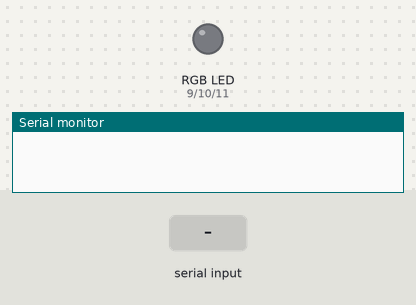
The sketch below on a simulated Arduino Uno, built with avr-gcc and run on an emulated ATmega328P. On the bench: an RGB LED mixed from three pins (HIGH = lit), the last lines printed to the serial monitor. Inputs (shaded band) come from the test bench.

Above: at 1.2 s.
1.3 s: "4\n" received over Serial
4.3 s: "1\n" received over Serial
At 7.0 s:
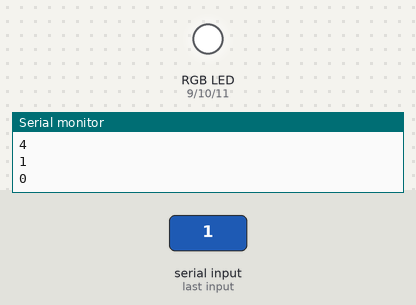
7.3 s: "2\n" received over Serial
At 8.1 s:
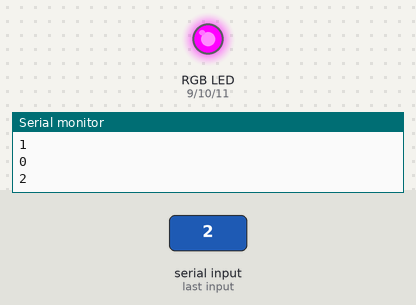
9.8 s: "3\n" received over Serial
At 10.6 s:
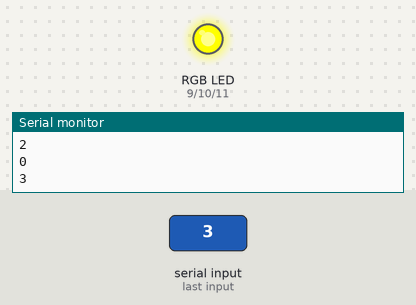
Timing chart, 0 to 12.8 s (numbered marks = the images above; inputs shaded):
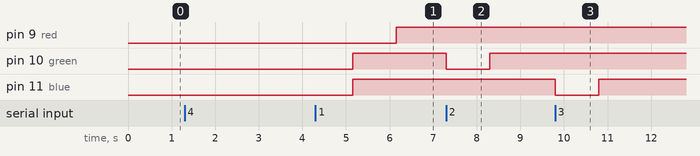

The sketch:

led_online.ino
```cpp
int red = 9;
int green = 10;
int blue = 11;
int mode = 0;

void setup() {
  Serial.begin(9600);
  pinMode(red, OUTPUT);
  pinMode(green, OUTPUT);
  pinMode(blue, OUTPUT);
  setColourRgb(0, 0, 0);
}

void loop() {
  unsigned int rgbColour[3];
  // Start off with red.
  rgbColour[0] = 255;
  rgbColour[1] = 0;
  rgbColour[2] = 0;

  if (Serial.available() > 0) {
    mode = Serial.parseInt();
    Serial.println(mode, DEC);
    if (mode == 0) {
      digitalWrite(red, HIGH);
      digitalWrite(green, HIGH);
      digitalWrite(blue, HIGH);
    } else if (mode == 1) {
      digitalWrite(red, LOW);
      digitalWrite(green, HIGH);
      digitalWrite(blue, HIGH);
    } else if (mode == 2) {
      digitalWrite(red, HIGH);
      digitalWrite(green, LOW);
      digitalWrite(blue, HIGH);
    } else if (mode == 3) {
      digitalWrite(red, HIGH);
      digitalWrite(green, HIGH);
      digitalWrite(blue, LOW);
    } else if (mode == 4) {
      for (int decColour = 0; decColour < 3; decColour += 1) {
        int incColour = decColour == 2 ? 0 : decColour + 1;
        // cross-fade the two colours.
        for (int i = 0; i < 255; i += 1) {
          rgbColour[decColour] -= 1;
          rgbColour[incColour] += 1;
          setColourRgb(rgbColour[0], rgbColour[1], rgbColour[2]);
          delay(5);
        }
      }
    }
  }
}

void setColourRgb(unsigned int r, unsigned int g, unsigned int b) {
  analogWrite(red, r);
  analogWrite(green, g);
  analogWrite(blue, b);
}
```

Measured:
- after the input at 4.3 s, pin 9 (red): LOW → HIGH after 1.9 s instead of 0.85 s; pin 10 (green), pin 11 (blue): LOW → HIGH after 0.85 s instead of 1.9 s
- after the input at 7.3 s, pin 10 (green): HIGH → LOW at once, → HIGH 1.0 s later
- after the input at 9.8 s, pin 11 (blue): HIGH → LOW at once, → HIGH 1.0 s later
